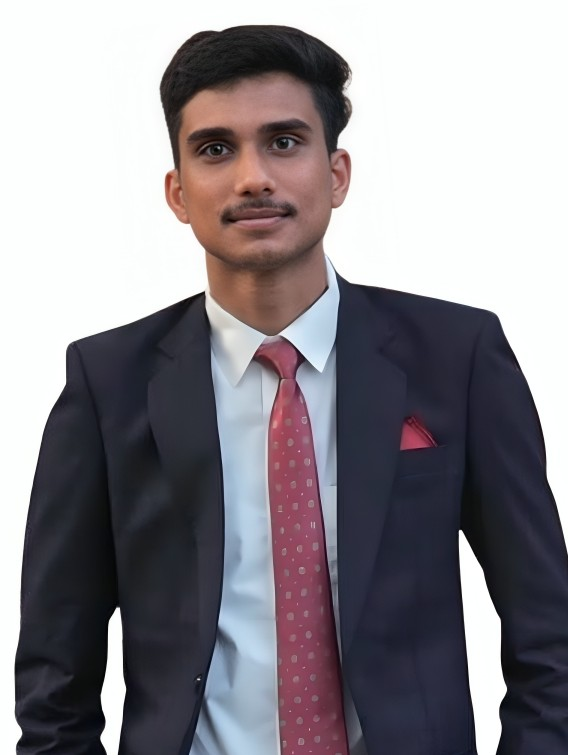
#> input picture assets/Mohit.jpg, 568 x 755 px, found by its file name
$ python ascii_avatar.py
#> lines starting #> are read from the running program, lines starting #| are printed output that depends on the picture
"""Convert an avatar portrait into Neofetch-compatible ASCII art."""
from collections import deque
import sys
from PIL import Image, ImageEnhance

CHARS = "@%#*+=-:. "  # dark -> dense, light -> sparse


def flood_white_bg(img, threshold=240):
    """Mark near-white pixels connected to image borders as background."""
    rgb = img.convert("RGB")
    w, h = rgb.size
    px = rgb.load()
    bg = [[False] * h for _ in range(w)]
    q = deque()

    def is_bg(r, g, b):
        return r > threshold and g > threshold and b > threshold

    for x in range(w):
        for y in (0, h - 1):
            if is_bg(*px[x, y]) and not bg[x][y]:
                bg[x][y] = True
                q.append((x, y))
    for y in range(h):
        for x in (0, w - 1):
            if is_bg(*px[x, y]) and not bg[x][y]:
                bg[x][y] = True
                q.append((x, y))

    while q:
        cx, cy = q.popleft()
        for nx, ny in ((cx - 1, cy), (cx + 1, cy), (cx, cy - 1), (cx, cy + 1)):
            if 0 <= nx < w and 0 <= ny < h and not bg[nx][ny] and is_bg(*px[nx, ny]):
                bg[nx][ny] = True
                q.append((nx, ny))
    return bg


def render(path, rows=27, max_cols=46, gamma=0.75, contrast=1.05):
    """Render an image file into aspect-corrected ASCII art lines."""
#> called with path = 'assets/Mohit.jpg', rows = 27, max_cols = 46, gamma = 0.75, contrast = 1.05
    img = Image.open(path)
#> img is the input picture: PIL image 568x755 RGB; mean R, G, B 140.8, 136.9, 142.5
    w, h = img.size
#> w = 568; h = 755
    bg = flood_white_bg(img)
#> bg = 568 items

    xs = [x for x in range(w) for y in range(h) if not bg[x][y]]
#> xs = 269107 items
    ys = [y for x in range(w) for y in range(h) if not bg[x][y]]
#> ys = 269107 items
    x0, x1 = max(0, min(xs) - 2), min(w, max(xs) + 3)
#> x0 = 12; x1 = 568
    y0, y1 = max(0, min(ys) - 2), min(h, max(ys) + 3)
#> y0 = 22; y1 = 755

    bw, bh = x1 - x0, y1 - y0
#> bw = 556; bh = 733
    # Monospace glyphs at 13px are ~7.9px wide and 15px tall
    cols = min(max_cols, round((rows * 15 / 7.9) * (bw / bh)))
#> cols = 39

    mask = Image.new("L", (w, h), 255)
#> mask: PIL image 568x755 L; every value is 255
    mpx = mask.load()
    for x in range(w):
        for y in range(h):
            if bg[x][y]:
                mpx[x, y] = 0

    gray_fit = img.convert("L").crop((x0, y0, x1, y1)).resize((cols, rows), Image.LANCZOS)
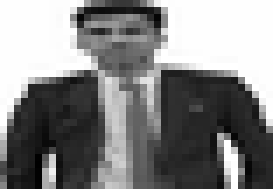
#> gray_fit: PIL image 39x27 L (shown 7 times larger); min 0, max 255, mean 131.8
    if contrast != 1.0:
        gray_fit = ImageEnhance.Contrast(gray_fit).enhance(contrast)
    mask_fit = mask.crop((x0, y0, x1, y1)).resize((cols, rows), Image.LANCZOS)
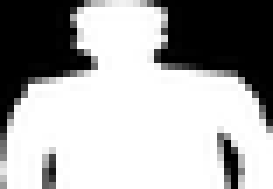
#> mask_fit: PIL image 39x27 L (shown 7 times larger); min 0, max 255, mean 168.2

    n = len(CHARS) - 1
    gp = gray_fit.load()
    mp = mask_fit.load()
    lines = []
    for y in range(rows):
        row = []
        for x in range(cols):
            if mp[x, y] < 128:
                row.append(" ")
            else:
                v = (gp[x, y] / 255) ** gamma
                row.append(CHARS[min(n, int(v * n + 0.5))])
        lines.append("".join(row).rstrip())
#> after the loop, lines = 27 items, first 6: '             =+*****=', '           +%%%%%%%%%%#', '          =@*+++==-=+#@-', '           #-----====+%-', '           =+##*=+#*+=+', '           =--=-:-----=-'
    return "\n".join(lines).strip("\n")


if __name__ == "__main__":
    p = sys.argv[1] if len(sys.argv) > 1 else "assets/Mohit.jpg"
    r = int(sys.argv[2]) if len(sys.argv) > 2 else 27
    print(render(p, rows=r))
